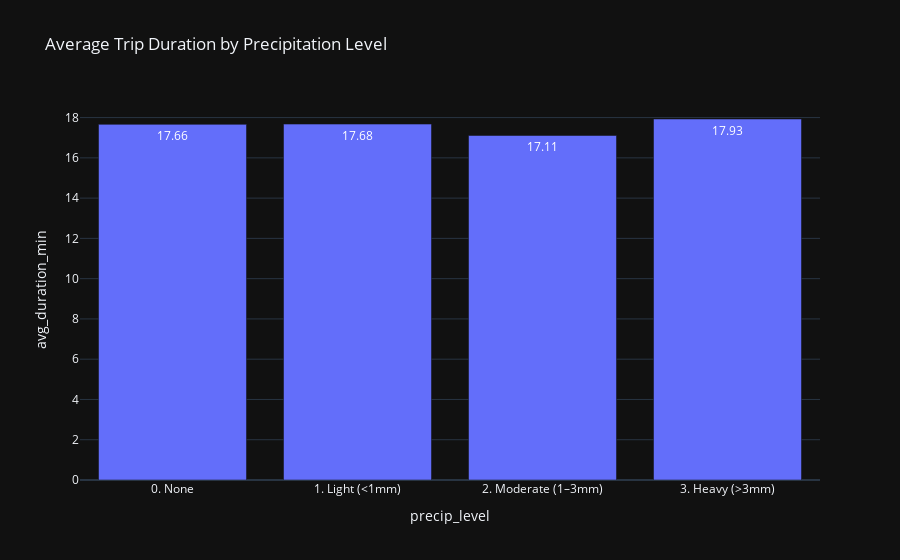

Here is the notebook cell this chart was saved with:
### Code cell
duration_precip = combined_df.withColumn(
    "precip_level",
    F.when(F.col("precip_mm") == 0, "0. None")
     .when(F.col("precip_mm") < 1, "1. Light (<1mm)")
     .when(F.col("precip_mm") < 3, "2. Moderate (1–3mm)")
     .otherwise("3. Heavy (>3mm)")
)
avg_duration_precip = (
    duration_precip
    .groupBy("precip_level")
    .agg(F.avg("duration_min").alias("avg_duration_min"))
    .orderBy("precip_level")
)

avg_duration_precip.show()

duration_quantiles = (
    duration_precip
    .groupBy("precip_level")
    .agg(F.expr("percentile(duration_min, 0.5)").alias("median_duration"),
         F.expr("percentile(duration_min, 0.9)").alias("p90_duration"))
)
pd_precip = avg_duration_precip.toPandas()

import plotly.express as px
fig = px.bar(
    pd_precip,
    x="precip_level",
    y="avg_duration_min",
    title="Average Trip Duration by Precipitation Level",
    text_auto=".2f",
    template="plotly_dark"
)
fig.show()

### Figure 1 — Plotly figure (JSON) as saved in the notebook; plotly's stock layout.template omitted (floating-point values rounded to 4 significant figures)
{"data": [{"hovertemplate": "precip_level=%{x}<br>avg_duration_min=%{y}<extra></extra>", "legendgroup": "", "marker": {"color": "#636efa", "pattern": {"shape": ""}}, "name": "", "orientation": "v", "showlegend": false, "textposition": "auto", "texttemplate": "%{y:.2f}", "type": "bar", "x": ["0. None", "1. Light (<1mm)", "2. Moderate (1–3mm)", "3. Heavy (>3mm)"], "xaxis": "x", "y": [17.66, 17.68, 17.11, 17.93], "yaxis": "y"}], "layout": {"barmode": "relative", "legend": {"tracegroupgap": 0}, "title": {"text": "Average Trip Duration by Precipitation Level"}, "xaxis": {"anchor": "y", "domain": [0, 1], "title": {"text": "precip_level"}}, "yaxis": {"anchor": "x", "domain": [0, 1], "title": {"text": "avg_duration_min"}}}}
